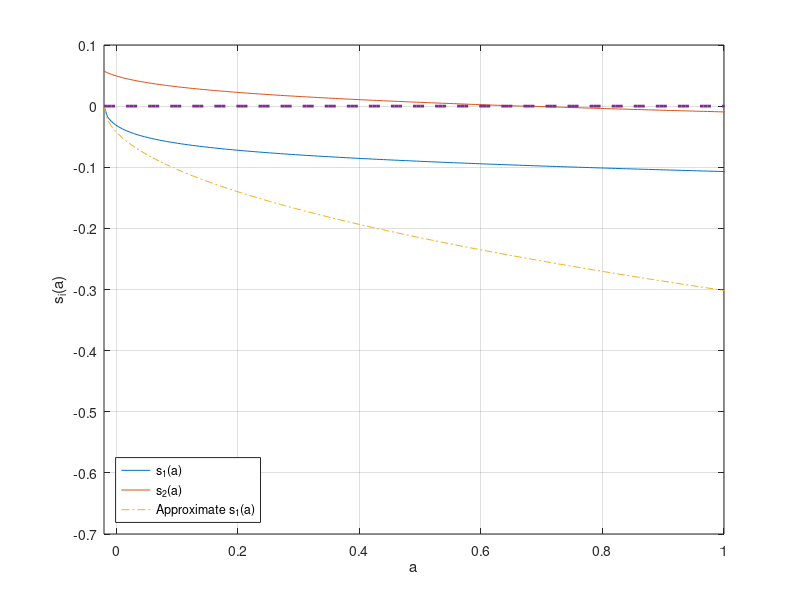
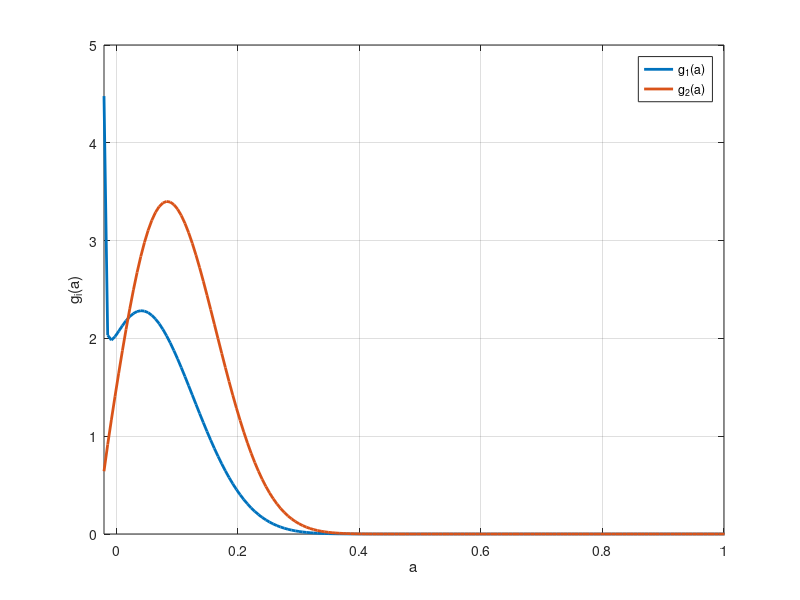

The MATLAB source for these figures, in order:
clear all; clc; close all;

tic;

s = 1.2;
r = 0.035;
% s = 0.5;
% r = 0.045;
rho = 0.05;
z1 = .1;
z2 = .2;
z = [z1,z2];
% la1 = 0.02;
% la2 = 0.03;
la1 = 1.5;
la2 = 1;
la = [la1,la2];


I=500;
amin = -0.02;
amax = 3;
a = linspace(amin,amax,I)';
da = (amax-amin)/(I-1);

aa = [a,a];
zz = ones(I,1)*z;


maxit= 100;
crit = 10^(-6);
Delta = 10;

dVf = zeros(I,2);
dVb = zeros(I,2);
c = zeros(I,2);

Aswitch = [-eye(I)*la(1),eye(I)*la(1);eye(I)*la(2),-eye(I)*la(2)];

%INITIAL GUESS
v0(:,1) = (z(1) + r.*a).^(1-s)/(1-s)/rho;
v0(:,2) = (z(2) + r.*a).^(1-s)/(1-s)/rho;

% z_ave = la2/(la1+la2)*z(1) + la1/(la1+la2)*z(2);
% v0(:,1) = (z_ave + r.*a).^(1-s)/(1-s)/rho;
% v0(:,2) = (z_ave + r.*a).^(1-s)/(1-s)/rho;

v = v0;

for n=1:maxit
    V = v;
    V_n(:,:,n)=V;
    % forward difference
    dVf(1:I-1,:) = (V(2:I,:)-V(1:I-1,:))/da;
    dVf(I,:) = (z + r.*amax).^(-s); %will never be used, but impose state constraint a<=amax just in case
    % backward difference
    dVb(2:I,:) = (V(2:I,:)-V(1:I-1,:))/da;
    dVb(1,:) = (z + r.*amin).^(-s); %state constraint boundary condition
    
    I_concave = dVb > dVf; %indicator whether value function is concave (problems arise if this is not the case)
    
    %consumption and savings with forward difference
    cf = dVf.^(-1/s);
    ssf = zz + r.*aa - cf;
    %consumption and savings with backward difference
    cb = dVb.^(-1/s);
    ssb = zz + r.*aa - cb;
    %consumption and derivative of value function at steady state
    c0 = zz + r.*aa;
    dV0 = c0.^(-s);
    
    % dV_upwind makes a choice of forward or backward differences based on
    % the sign of the drift    
    If = ssf > 0; %positive drift --> forward difference
    Ib = ssb < 0; %negative drift --> backward difference
    I0 = (1-If-Ib); %at steady state
    %make sure backward difference is used at amax
    %Ib(I,:) = 1; If(I,:) = 0;
    %STATE CONSTRAINT at amin: USE BOUNDARY CONDITION UNLESS muf > 0:
    %already taken care of automatically
    
    dV_Upwind = dVf.*If + dVb.*Ib + dV0.*I0; %important to include third term
    c = dV_Upwind.^(-1/s);
    u = c.^(1-s)/(1-s);
    
    %CONSTRUCT MATRIX
    X = - min(ssb,0)/da;
    Y = - max(ssf,0)/da + min(ssb,0)/da;
    Z = max(ssf,0)/da;
    
    for i=2:I-1
        A1(i,i-1) = X(i,1);
        A1(i,i) = Y(i,1);
        A1(i,i+1) = Z(i,1);
    end
    A1(1,1)=Y(1,1); A1(1,2) = Z(1,1);
    A1(I,I)=Y(I,1); A1(I,I-1) = X(I,1);
    for i=2:I-1
        A2(i,i-1) = X(i,2);
        A2(i,i) = Y(i,2);
        A2(i,i+1) = Z(i,2);
    end
    A2(1,1)=Y(1,2); A2(1,2) = Z(1,2);
    A2(I,I)=Y(I,2); A2(I,I-1) = X(I,2);
    
    A = [A1,zeros(I,I);zeros(I,I),A2] + Aswitch;
    B = (1/Delta + rho)*eye(2*I) - A;
    
    u_stacked = [u(:,1);u(:,2)];
    V_stacked = [V(:,1);V(:,2)];
    
    b = u_stacked + V_stacked/Delta;
    V_stacked = B\b; %SOLVE SYSTEM OF EQUATIONS
    
    V = [V_stacked(1:I),V_stacked(I+1:2*I)];
    
    Vchange = V - v;
    v = V;

    dist(n) = max(max(abs(Vchange)));
    if dist(n)<crit
        disp('Value Function Converged, Iteration = ')
        disp(n)
        break
    end
end
toc;

%%%%%%%%%%%%%%%%%%%%%%%%%%
% FOKKER-PLANCK EQUATION %
%%%%%%%%%%%%%%%%%%%%%%%%%%
AT = A';
b = zeros(2*I,1);

%need to fix one value, otherwise matrix is singular
i_fix = 1;
b(i_fix)=.1;
row = [zeros(1,i_fix-1),1,zeros(1,2*I-i_fix)];
AT(i_fix,:) = row;

%Solve linear system
gg = AT\b;
g_sum = gg'*ones(2*I,1)*da;
gg = gg./g_sum;

g = [gg(1:I),gg(I+1:2*I)];

check1 = g(:,1)'*ones(I,1)*da;
check2 = g(:,2)'*ones(I,1)*da;

adot = zz + r.*aa - c;
set(gca,'FontSize',14)
plot(a,adot,a,zeros(1,I),'--','LineWidth',2)
grid
xlabel('a')
ylabel('s_i(a)')
xlim([amin amax])

S = g(:,1)'*a*da + g(:,2)'*a*da;


%Approximation at borrowing constraint
u1 = (z1+r*amin)^(-s); u2 = c(1,2)^(-s); u11 = -s*(z1+r*amin)^(-s-1);
nu = sqrt(-2*((rho-r)*u1 + la1*(u1 - u2))/u11);
s_approx = -nu*(a-amin).^(1/2);

amax1 = 1;
set(gca,'FontSize',14)
h1 = plot(a,adot,a,s_approx,'-.',a,zeros(1,I),'--','LineWidth',2)
legend(h1,'s_1(a)','s_2(a)','Approximate s_1(a)','Location','SouthWest')
grid
xlabel('a')
ylabel('s_i(a)')
xlim([amin amax1])
print -depsc HJB_stateconstraint.eps

set(gca,'FontSize',14)
h1 = plot(a,g,'LineWidth',2)
legend(h1,'g_1(a)','g_2(a)')
grid
xlabel('a')
ylabel('g_i(a)')
xlim([amin amax1])
print -depsc densities.eps

